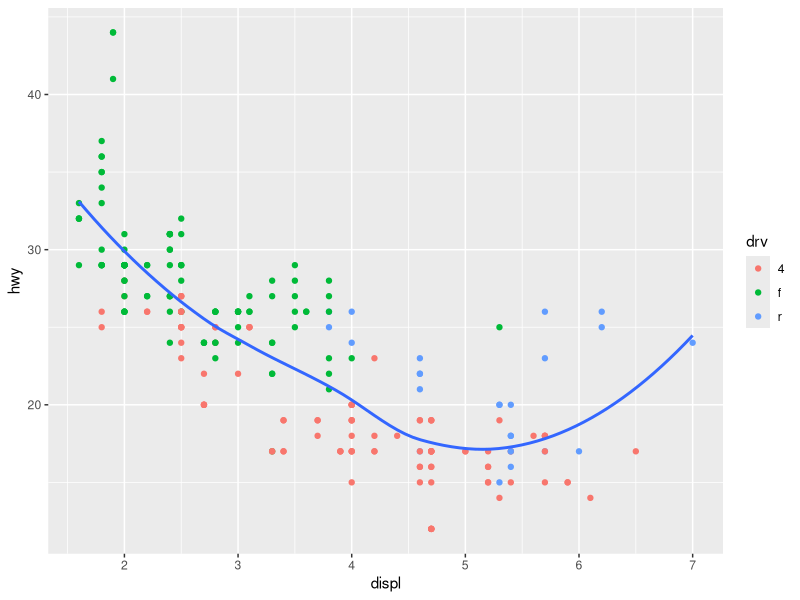
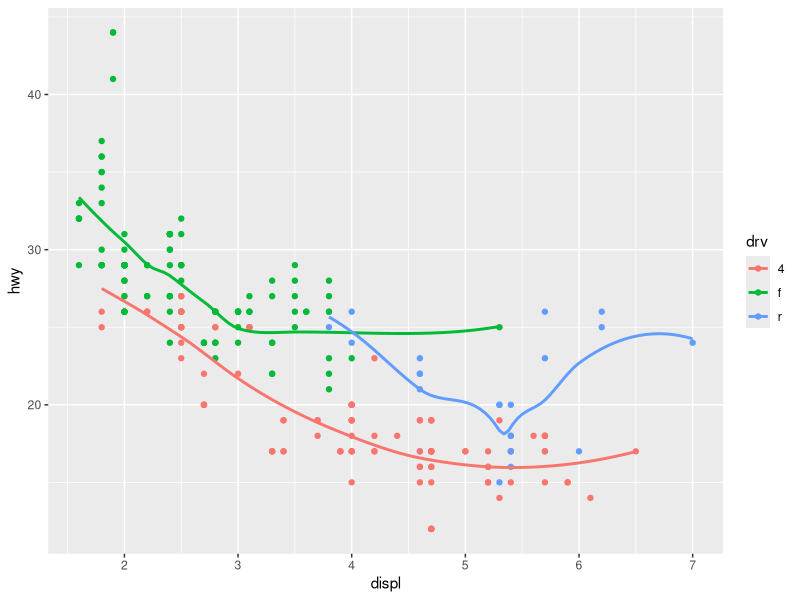
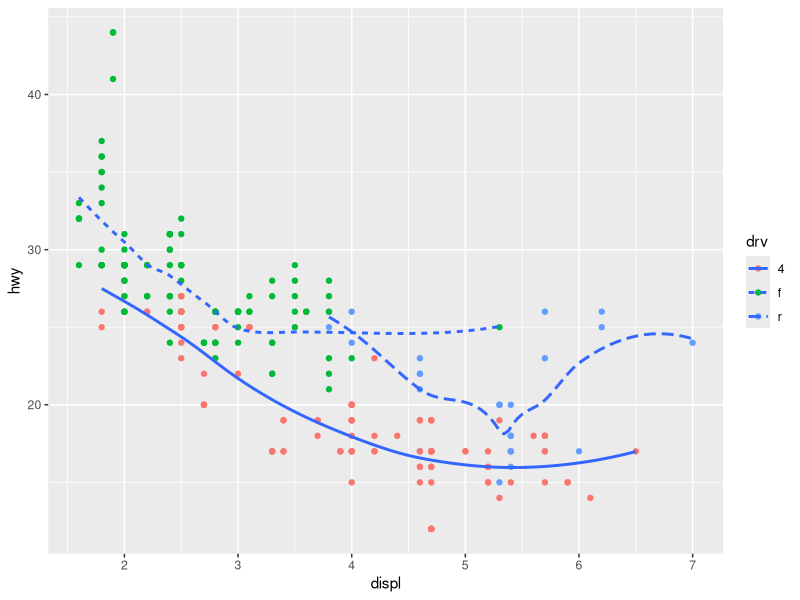
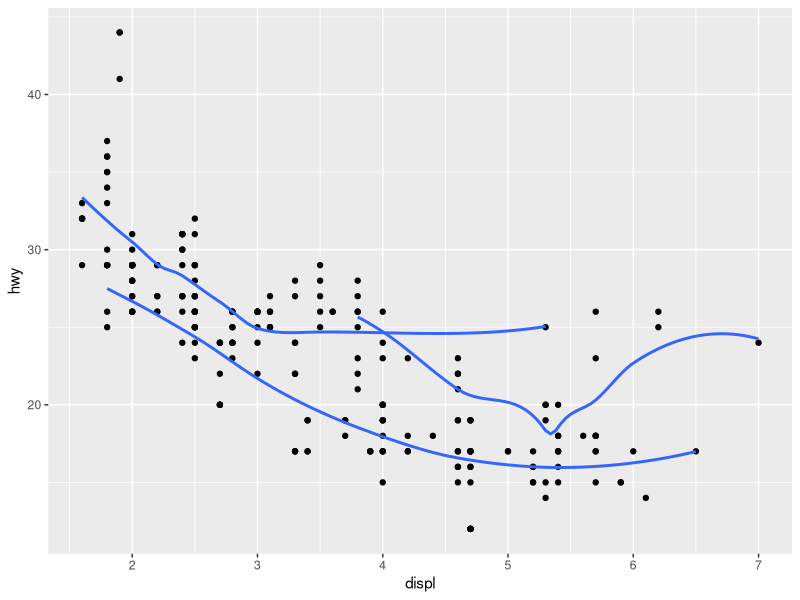
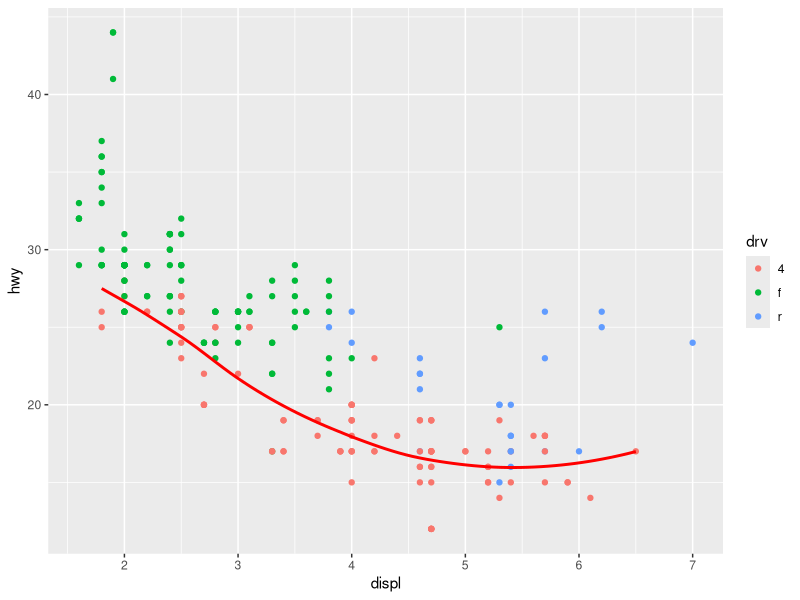
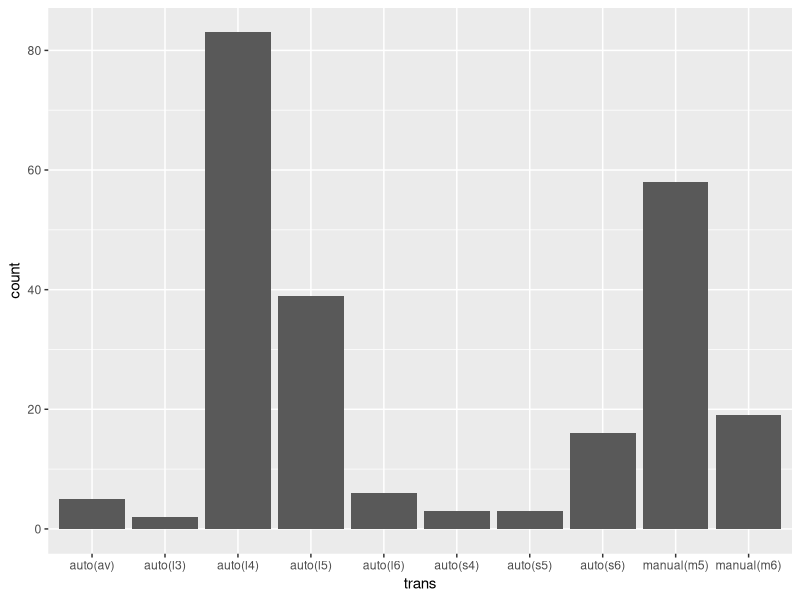
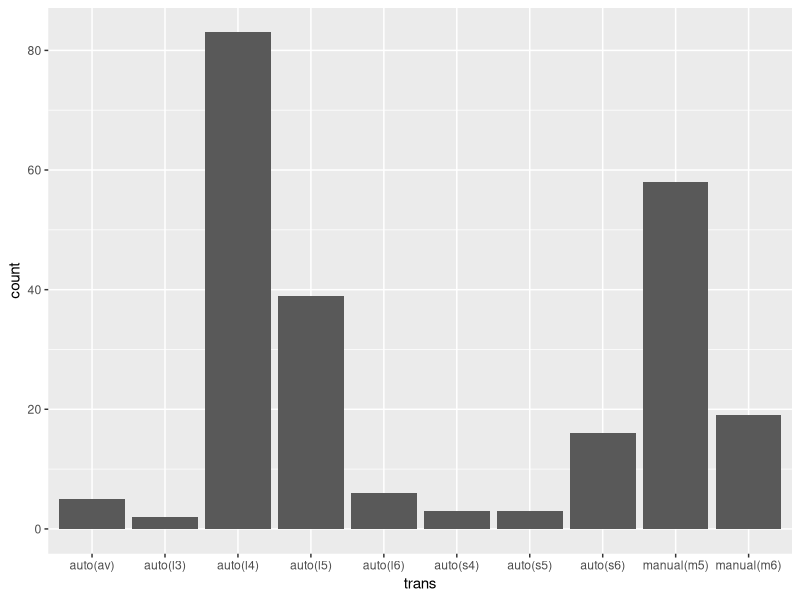
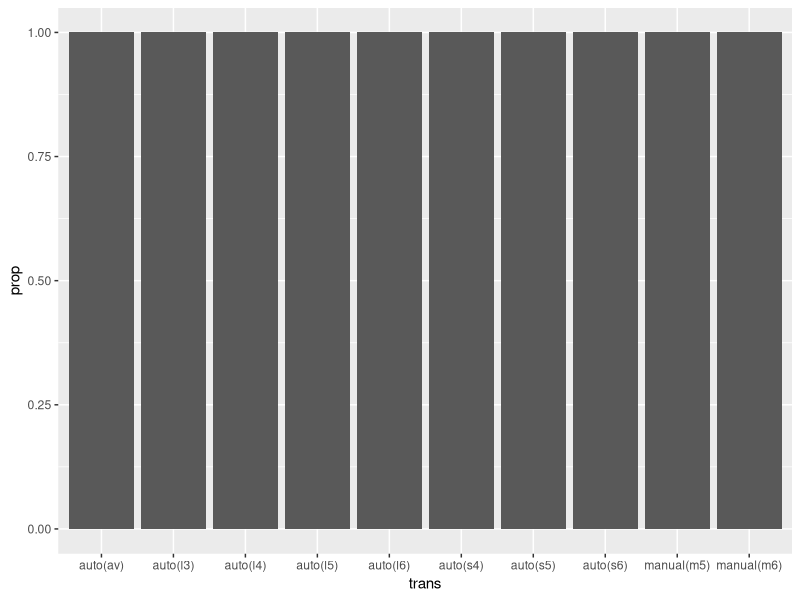

The R source for these figures, in order:
library(tidyverse)

ggplot(mpg, aes(x = displ, y = hwy)) +
  geom_point(aes(color = drv)) +
  geom_smooth(se = FALSE) #se = FALSE : 비모수 회귀 곡선의 회색이 사라짐


ggplot(mpg, aes(x = displ, y = hwy, color = drv)) +
  geom_point() +
  geom_smooth(se = FALSE)

ggplot(mpg, aes(x = displ, y = hwy)) +
  geom_point(aes(color = drv)) +
  geom_smooth(aes(linetype = drv), se = FALSE)

ggplot(mpg, aes(x = displ, y = hwy)) +
  geom_point() +
  geom_smooth(aes(group = drv), se = FALSE)

ggplot(mpg, aes(x = displ, y = hwy)) +
  geom_point(aes(color = drv)) +
  geom_smooth(data = filter(mpg, drv == "4"), se = FALSE, color = "red")

ggplot(mpg, aes(x = trans)) +
  geom_bar()
ggplot(mpg, aes(x = trans)) +
  stat_count()

ggplot(mpg) +
  geom_bar(aes(x = trans, after_stat(prop)))

ggplot(data = mpg) +
  geom_bar(mapping = aes(x = trans, y = after_stat(prop), group = 1))

mpg_am <- mpg %>% 
  mutate(am = substr(trans, 1, nchar(trans) - 4)) %>%
  count(am)
mpg_am

ggplot(mpg_am) +
  geom_bar(aes(x = am, y = n), stat = "identity")
